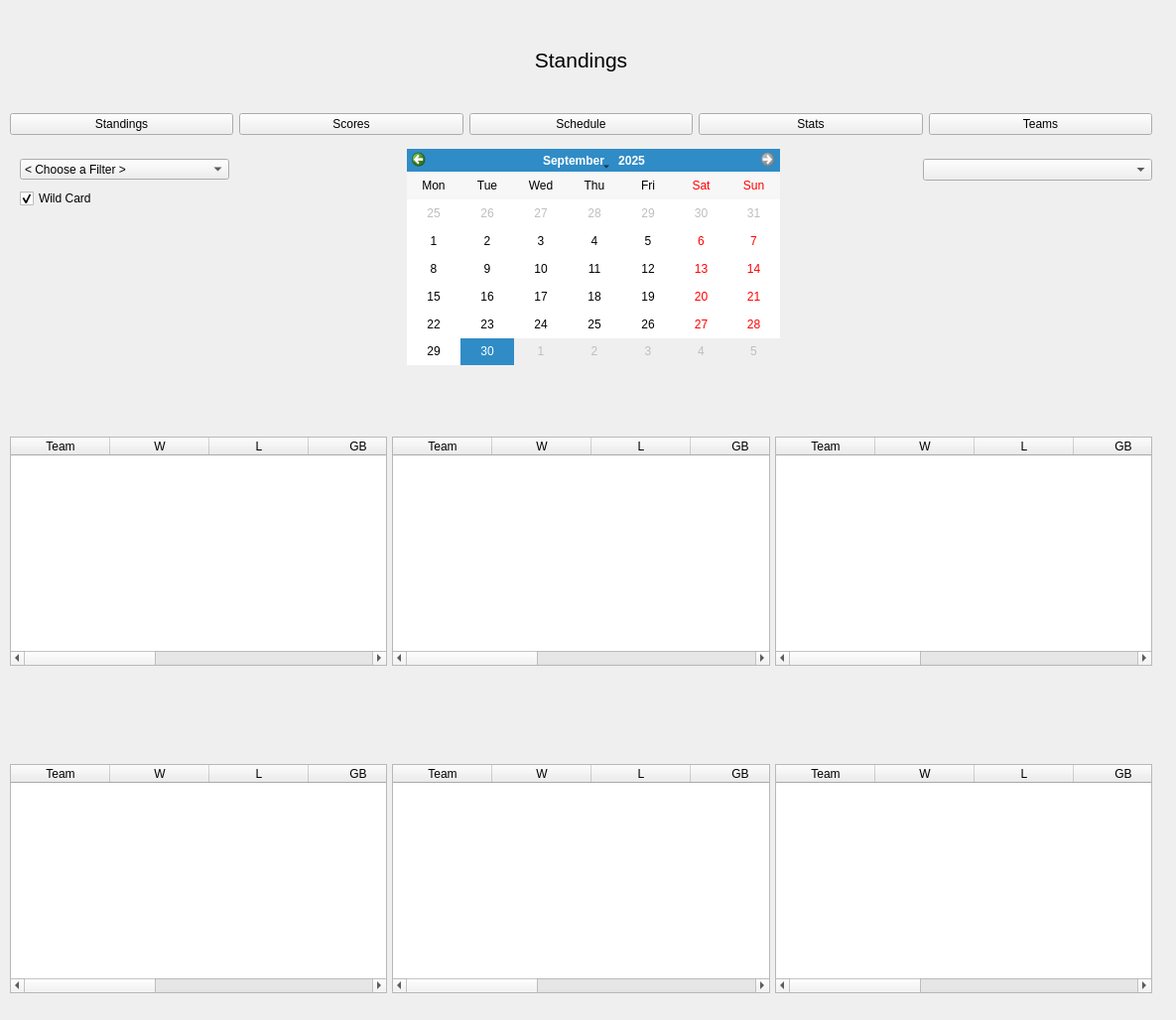
<?xml version="1.0" encoding="UTF-8"?>
<ui version="4.0">
 <class>Standings</class>
 <widget class="QWidget" name="Standings">
  <property name="geometry">
   <rect>
    <x>0</x>
    <y>0</y>
    <width>1185</width>
    <height>1028</height>
   </rect>
  </property>
  <property name="windowTitle">
   <string>Form</string>
  </property>
  <widget class="QWidget" name="verticalLayoutWidget">
   <property name="geometry">
    <rect>
     <x>10</x>
     <y>20</y>
     <width>1151</width>
     <height>80</height>
    </rect>
   </property>
   <layout class="QVBoxLayout" name="verticalLayout">
    <item>
     <widget class="QLabel" name="label">
      <property name="font">
       <font>
        <pointsize>16</pointsize>
       </font>
      </property>
      <property name="text">
       <string>Standings</string>
      </property>
      <property name="alignment">
       <set>Qt::AlignCenter</set>
      </property>
     </widget>
    </item>
   </layout>
  </widget>
  <widget class="QWidget" name="horizontalLayoutWidget">
   <property name="geometry">
    <rect>
     <x>10</x>
     <y>110</y>
     <width>1151</width>
     <height>31</height>
    </rect>
   </property>
   <layout class="QHBoxLayout" name="horizontalLayout">
    <item>
     <widget class="QPushButton" name="btnStandings">
      <property name="text">
       <string>Standings</string>
      </property>
     </widget>
    </item>
    <item>
     <widget class="QPushButton" name="btnScores">
      <property name="text">
       <string>Scores</string>
      </property>
     </widget>
    </item>
    <item>
     <widget class="QPushButton" name="btnSchedule">
      <property name="text">
       <string>Schedule</string>
      </property>
     </widget>
    </item>
    <item>
     <widget class="QPushButton" name="btnStats">
      <property name="text">
       <string>Stats</string>
      </property>
     </widget>
    </item>
    <item>
     <widget class="QPushButton" name="btnTeams">
      <property name="text">
       <string>Teams</string>
      </property>
     </widget>
    </item>
   </layout>
  </widget>
  <widget class="QComboBox" name="cmbBx_StandingFilter">
   <property name="geometry">
    <rect>
     <x>20</x>
     <y>160</y>
     <width>211</width>
     <height>21</height>
    </rect>
   </property>
   <property name="currentText">
    <string>&lt; Choose a Filter &gt;</string>
   </property>
   <item>
    <property name="text">
     <string>&lt; Choose a Filter &gt;</string>
    </property>
   </item>
   <item>
    <property name="text">
     <string>Season</string>
    </property>
   </item>
   <item>
    <property name="text">
     <string>Date</string>
    </property>
   </item>
  </widget>
  <widget class="QComboBox" name="cmBx_yearFilter">
   <property name="geometry">
    <rect>
     <x>930</x>
     <y>160</y>
     <width>231</width>
     <height>22</height>
    </rect>
   </property>
   <property name="maxVisibleItems">
    <number>50</number>
   </property>
  </widget>
  <widget class="QCalendarWidget" name="cWdg_pickDate">
   <property name="geometry">
    <rect>
     <x>410</x>
     <y>150</y>
     <width>376</width>
     <height>218</height>
    </rect>
   </property>
   <property name="minimumDate">
    <date>
     <year>1969</year>
     <month>4</month>
     <day>1</day>
    </date>
   </property>
   <property name="maximumDate">
    <date>
     <year>2025</year>
     <month>9</month>
     <day>30</day>
    </date>
   </property>
   <property name="verticalHeaderFormat">
    <enum>QCalendarWidget::NoVerticalHeader</enum>
   </property>
   <property name="navigationBarVisible">
    <bool>true</bool>
   </property>
   <property name="dateEditEnabled">
    <bool>false</bool>
   </property>
  </widget>
  <widget class="QWidget" name="horizontalLayoutWidget_5">
   <property name="geometry">
    <rect>
     <x>10</x>
     <y>710</y>
     <width>1151</width>
     <height>51</height>
    </rect>
   </property>
   <layout class="QHBoxLayout" name="horizontalLayout_6">
    <item>
     <widget class="QLabel" name="lbl_NLEast">
      <property name="font">
       <font>
        <pointsize>14</pointsize>
       </font>
      </property>
      <property name="text">
       <string/>
      </property>
      <property name="alignment">
       <set>Qt::AlignCenter</set>
      </property>
     </widget>
    </item>
    <item>
     <widget class="QLabel" name="lbl_NLCentral">
      <property name="font">
       <font>
        <pointsize>14</pointsize>
       </font>
      </property>
      <property name="text">
       <string/>
      </property>
      <property name="alignment">
       <set>Qt::AlignCenter</set>
      </property>
     </widget>
    </item>
    <item>
     <widget class="QLabel" name="lbl_NLWest">
      <property name="font">
       <font>
        <pointsize>14</pointsize>
       </font>
      </property>
      <property name="text">
       <string/>
      </property>
      <property name="alignment">
       <set>Qt::AlignCenter</set>
      </property>
     </widget>
    </item>
   </layout>
  </widget>
  <widget class="QWidget" name="horizontalLayoutWidget_3">
   <property name="geometry">
    <rect>
     <x>10</x>
     <y>770</y>
     <width>1151</width>
     <height>231</height>
    </rect>
   </property>
   <layout class="QHBoxLayout" name="horizontalLayout_3">
    <property name="spacing">
     <number>5</number>
    </property>
    <item>
     <widget class="QTableWidget" name="tblWid_NLEast">
      <property name="columnCount">
       <number>8</number>
      </property>
      <column>
       <property name="text">
        <string>Team</string>
       </property>
      </column>
      <column>
       <property name="text">
        <string>W</string>
       </property>
      </column>
      <column>
       <property name="text">
        <string>L</string>
       </property>
      </column>
      <column>
       <property name="text">
        <string>GB</string>
       </property>
      </column>
      <column>
       <property name="text">
        <string>(E#)</string>
       </property>
      </column>
      <column>
       <property name="text">
        <string>WC Rank</string>
       </property>
      </column>
      <column>
       <property name="text">
        <string>WC GB</string>
       </property>
      </column>
      <column>
       <property name="text">
        <string>(E#)</string>
       </property>
      </column>
     </widget>
    </item>
    <item>
     <widget class="QTableWidget" name="tblWid_NLCentral">
      <property name="columnCount">
       <number>8</number>
      </property>
      <column>
       <property name="text">
        <string>Team</string>
       </property>
      </column>
      <column>
       <property name="text">
        <string>W</string>
       </property>
      </column>
      <column>
       <property name="text">
        <string>L</string>
       </property>
      </column>
      <column>
       <property name="text">
        <string>GB</string>
       </property>
      </column>
      <column>
       <property name="text">
        <string>(E#)</string>
       </property>
      </column>
      <column>
       <property name="text">
        <string>WC Rank</string>
       </property>
      </column>
      <column>
       <property name="text">
        <string>WC GB</string>
       </property>
      </column>
      <column>
       <property name="text">
        <string>(E#)</string>
       </property>
      </column>
     </widget>
    </item>
    <item>
     <widget class="QTableWidget" name="tblWid_NLWest">
      <property name="columnCount">
       <number>8</number>
      </property>
      <column>
       <property name="text">
        <string>Team</string>
       </property>
      </column>
      <column>
       <property name="text">
        <string>W</string>
       </property>
      </column>
      <column>
       <property name="text">
        <string>L</string>
       </property>
      </column>
      <column>
       <property name="text">
        <string>GB</string>
       </property>
      </column>
      <column>
       <property name="text">
        <string>(E#)</string>
       </property>
      </column>
      <column>
       <property name="text">
        <string>WC Rank</string>
       </property>
      </column>
      <column>
       <property name="text">
        <string>WC GB</string>
       </property>
      </column>
      <column>
       <property name="text">
        <string>(E#)</string>
       </property>
      </column>
     </widget>
    </item>
   </layout>
  </widget>
  <widget class="QWidget" name="horizontalLayoutWidget_4">
   <property name="geometry">
    <rect>
     <x>10</x>
     <y>380</y>
     <width>1151</width>
     <height>41</height>
    </rect>
   </property>
   <layout class="QHBoxLayout" name="horizontalLayout_5">
    <item>
     <widget class="QLabel" name="lbl_ALEast">
      <property name="font">
       <font>
        <pointsize>14</pointsize>
       </font>
      </property>
      <property name="text">
       <string/>
      </property>
      <property name="alignment">
       <set>Qt::AlignCenter</set>
      </property>
     </widget>
    </item>
    <item>
     <widget class="QLabel" name="lbl_ALCentral">
      <property name="font">
       <font>
        <pointsize>14</pointsize>
       </font>
      </property>
      <property name="text">
       <string/>
      </property>
      <property name="alignment">
       <set>Qt::AlignCenter</set>
      </property>
     </widget>
    </item>
    <item>
     <widget class="QLabel" name="lbl_ALWest">
      <property name="font">
       <font>
        <pointsize>14</pointsize>
       </font>
      </property>
      <property name="text">
       <string/>
      </property>
      <property name="alignment">
       <set>Qt::AlignCenter</set>
      </property>
     </widget>
    </item>
   </layout>
  </widget>
  <widget class="QWidget" name="horizontalLayoutWidget_2">
   <property name="geometry">
    <rect>
     <x>10</x>
     <y>440</y>
     <width>1151</width>
     <height>231</height>
    </rect>
   </property>
   <layout class="QHBoxLayout" name="horizontalLayout_2">
    <property name="spacing">
     <number>5</number>
    </property>
    <item>
     <widget class="QTableWidget" name="tblWid_ALEast">
      <property name="columnCount">
       <number>8</number>
      </property>
      <column>
       <property name="text">
        <string>Team</string>
       </property>
      </column>
      <column>
       <property name="text">
        <string>W</string>
       </property>
      </column>
      <column>
       <property name="text">
        <string>L</string>
       </property>
      </column>
      <column>
       <property name="text">
        <string>GB</string>
       </property>
      </column>
      <column>
       <property name="text">
        <string>(E#)</string>
       </property>
      </column>
      <column>
       <property name="text">
        <string>WC Rank</string>
       </property>
      </column>
      <column>
       <property name="text">
        <string>WC GB</string>
       </property>
      </column>
      <column>
       <property name="text">
        <string>(E#)</string>
       </property>
      </column>
     </widget>
    </item>
    <item>
     <widget class="QTableWidget" name="tblWid_ALCentral">
      <property name="columnCount">
       <number>8</number>
      </property>
      <column>
       <property name="text">
        <string>Team</string>
       </property>
      </column>
      <column>
       <property name="text">
        <string>W</string>
       </property>
      </column>
      <column>
       <property name="text">
        <string>L</string>
       </property>
      </column>
      <column>
       <property name="text">
        <string>GB</string>
       </property>
      </column>
      <column>
       <property name="text">
        <string>(E#)</string>
       </property>
      </column>
      <column>
       <property name="text">
        <string>WC Rank</string>
       </property>
      </column>
      <column>
       <property name="text">
        <string>WC GB</string>
       </property>
      </column>
      <column>
       <property name="text">
        <string>(E#)</string>
       </property>
      </column>
     </widget>
    </item>
    <item>
     <widget class="QTableWidget" name="tblWid_ALWest">
      <property name="columnCount">
       <number>8</number>
      </property>
      <column>
       <property name="text">
        <string>Team</string>
       </property>
      </column>
      <column>
       <property name="text">
        <string>W</string>
       </property>
      </column>
      <column>
       <property name="text">
        <string>L</string>
       </property>
      </column>
      <column>
       <property name="text">
        <string>GB</string>
       </property>
      </column>
      <column>
       <property name="text">
        <string>(E#)</string>
       </property>
      </column>
      <column>
       <property name="text">
        <string>WC Rank</string>
       </property>
      </column>
      <column>
       <property name="text">
        <string>WC GB</string>
       </property>
      </column>
      <column>
       <property name="text">
        <string>(E#)</string>
       </property>
      </column>
     </widget>
    </item>
   </layout>
  </widget>
  <widget class="QCheckBox" name="ckBx_WildCard">
   <property name="geometry">
    <rect>
     <x>20</x>
     <y>190</y>
     <width>101</width>
     <height>20</height>
    </rect>
   </property>
   <property name="text">
    <string>Wild Card</string>
   </property>
   <property name="checked">
    <bool>true</bool>
   </property>
  </widget>
  <widget class="QPushButton" name="btn_goBack">
   <property name="geometry">
    <rect>
     <x>510</x>
     <y>1030</y>
     <width>181</width>
     <height>31</height>
    </rect>
   </property>
   <property name="text">
    <string>Back</string>
   </property>
  </widget>
 </widget>
 <resources/>
 <connections/>
</ui>
